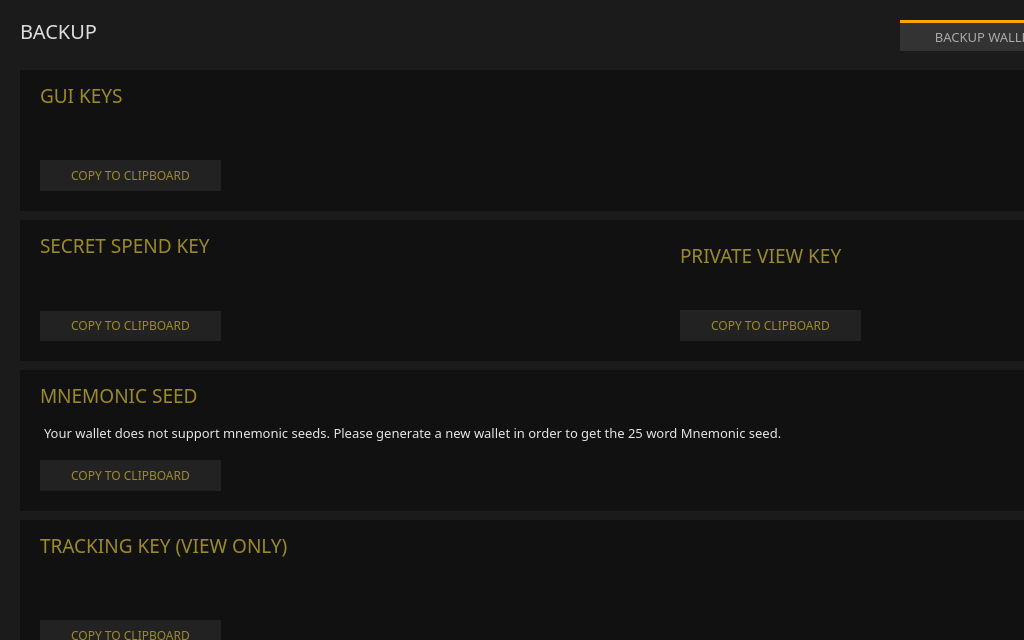
<?xml version="1.0" encoding="UTF-8"?>
<ui version="4.0">
 <class>ReceiveFrame</class>
 <widget class="QFrame" name="ReceiveFrame">
  <property name="geometry">
   <rect>
    <x>0</x>
    <y>0</y>
    <width>1024</width>
    <height>640</height>
   </rect>
  </property>
  <property name="minimumSize">
   <size>
    <width>1024</width>
    <height>640</height>
   </size>
  </property>
  <property name="windowTitle">
   <string>Frame</string>
  </property>
  <property name="styleSheet">
   <string notr="true">border: 0px; background-color: #1b1b1b; color: #9b8b27;</string>
  </property>
  <property name="frameShape">
   <enum>QFrame::StyledPanel</enum>
  </property>
  <property name="frameShadow">
   <enum>QFrame::Raised</enum>
  </property>
  <layout class="QVBoxLayout" name="verticalLayout">
   <property name="leftMargin">
    <number>0</number>
   </property>
   <property name="topMargin">
    <number>0</number>
   </property>
   <property name="rightMargin">
    <number>0</number>
   </property>
   <property name="bottomMargin">
    <number>0</number>
   </property>
   <item>
    <widget class="QGroupBox" name="groupBox">
     <property name="minimumSize">
      <size>
       <width>1024</width>
       <height>640</height>
      </size>
     </property>
     <property name="maximumSize">
      <size>
       <width>16777215</width>
       <height>16777215</height>
      </size>
     </property>
     <property name="title">
      <string/>
     </property>
     <widget class="QLabel" name="label">
      <property name="geometry">
       <rect>
        <x>20</x>
        <y>20</y>
        <width>101</width>
        <height>21</height>
       </rect>
      </property>
      <property name="font">
       <font>
        <family>Poppins</family>
        <pointsize>-1</pointsize>
       </font>
      </property>
      <property name="styleSheet">
       <string notr="true">color: #ddd; 
font-size: 20px;
font-family: Poppins;</string>
      </property>
      <property name="text">
       <string>BACKUP</string>
      </property>
     </widget>
     <widget class="QPushButton" name="m_backButton">
      <property name="geometry">
       <rect>
        <x>1080</x>
        <y>20</y>
        <width>171</width>
        <height>31</height>
       </rect>
      </property>
      <property name="font">
       <font>
        <family>Poppins</family>
        <pointsize>10</pointsize>
       </font>
      </property>
      <property name="styleSheet">
       <string notr="true">color: #aaa; background-color: #333; border-top: 3px solid orange;</string>
      </property>
      <property name="text">
       <string>BACK</string>
      </property>
     </widget>
     <widget class="QGroupBox" name="groupBox_2">
      <property name="geometry">
       <rect>
        <x>20</x>
        <y>520</y>
        <width>1261</width>
        <height>151</height>
       </rect>
      </property>
      <property name="styleSheet">
       <string notr="true">background-color: #111;</string>
      </property>
      <property name="title">
       <string/>
      </property>
      <widget class="QTextBrowser" name="m_trackingKey">
       <property name="geometry">
        <rect>
         <x>20</x>
         <y>40</y>
         <width>1101</width>
         <height>61</height>
        </rect>
       </property>
       <property name="font">
        <font>
         <family>Poppins</family>
         <pointsize>9</pointsize>
        </font>
       </property>
       <property name="styleSheet">
        <string notr="true">color: #e5e5e5;</string>
       </property>
       <property name="html">
        <string>&lt;!DOCTYPE HTML PUBLIC &quot;-//W3C//DTD HTML 4.0//EN&quot; &quot;http://www.w3.org/TR/REC-html40/strict.dtd&quot;&gt;
&lt;html&gt;&lt;head&gt;&lt;meta name=&quot;qrichtext&quot; content=&quot;1&quot; /&gt;&lt;style type=&quot;text/css&quot;&gt;
p, li { white-space: pre-wrap; }
&lt;/style&gt;&lt;/head&gt;&lt;body style=&quot; font-family:'Poppins'; font-size:9pt; font-weight:400; font-style:normal;&quot;&gt;
&lt;p style=&quot;-qt-paragraph-type:empty; margin-top:0px; margin-bottom:0px; margin-left:0px; margin-right:0px; -qt-block-indent:0; text-indent:0px;&quot;&gt;&lt;br /&gt;&lt;/p&gt;&lt;/body&gt;&lt;/html&gt;</string>
       </property>
      </widget>
      <widget class="QLabel" name="label_8">
       <property name="geometry">
        <rect>
         <x>20</x>
         <y>10</y>
         <width>261</width>
         <height>31</height>
        </rect>
       </property>
       <property name="font">
        <font>
         <family>Poppins</family>
         <pointsize>14</pointsize>
        </font>
       </property>
       <property name="styleSheet">
        <string notr="true">color: #ddd; \nfont-size: 16px;\nfont-family: Poppins;</string>
       </property>
       <property name="text">
        <string>TRACKING KEY (VIEW ONLY)</string>
       </property>
      </widget>
      <widget class="QPushButton" name="m_copyTrackingKeyButton">
       <property name="geometry">
        <rect>
         <x>20</x>
         <y>100</y>
         <width>181</width>
         <height>31</height>
        </rect>
       </property>
       <property name="font">
        <font>
         <family>Poppins</family>
         <pointsize>9</pointsize>
        </font>
       </property>
       <property name="styleSheet">
        <string notr="true">background-color: #222; border: none;</string>
       </property>
       <property name="text">
        <string>COPY TO CLIPBOARD</string>
       </property>
      </widget>
     </widget>
     <widget class="QGroupBox" name="groupBox_3">
      <property name="geometry">
       <rect>
        <x>20</x>
        <y>370</y>
        <width>1261</width>
        <height>141</height>
       </rect>
      </property>
      <property name="styleSheet">
       <string notr="true">background-color: #111;</string>
      </property>
      <property name="title">
       <string/>
      </property>
      <widget class="QLabel" name="label_7">
       <property name="geometry">
        <rect>
         <x>20</x>
         <y>10</y>
         <width>171</width>
         <height>31</height>
        </rect>
       </property>
       <property name="font">
        <font>
         <family>Poppins</family>
         <pointsize>14</pointsize>
        </font>
       </property>
       <property name="styleSheet">
        <string notr="true">color: #ddd; \nfont-size: 16px;\nfont-family: Poppins;</string>
       </property>
       <property name="text">
        <string>MNEMONIC SEED</string>
       </property>
      </widget>
      <widget class="QTextBrowser" name="m_seed">
       <property name="geometry">
        <rect>
         <x>20</x>
         <y>50</y>
         <width>1211</width>
         <height>41</height>
        </rect>
       </property>
       <property name="font">
        <font>
         <family>Poppins</family>
         <pointsize>9</pointsize>
        </font>
       </property>
       <property name="styleSheet">
        <string notr="true">color: #e5e5e5;</string>
       </property>
       <property name="html">
        <string>&lt;!DOCTYPE HTML PUBLIC &quot;-//W3C//DTD HTML 4.0//EN&quot; &quot;http://www.w3.org/TR/REC-html40/strict.dtd&quot;&gt;
&lt;html&gt;&lt;head&gt;&lt;meta name=&quot;qrichtext&quot; content=&quot;1&quot; /&gt;&lt;style type=&quot;text/css&quot;&gt;
p, li { white-space: pre-wrap; }
&lt;/style&gt;&lt;/head&gt;&lt;body style=&quot; font-family:'Poppins'; font-size:9pt; font-weight:400; font-style:normal;&quot;&gt;
&lt;p style=&quot; margin-top:0px; margin-bottom:0px; margin-left:0px; margin-right:0px; -qt-block-indent:0; text-indent:0px;&quot;&gt;&lt;span style=&quot; font-size:10pt;&quot;&gt;Your wallet does not support mnemonic seeds. Please generate a new wallet in order to get the 25 word Mnemonic seed.&lt;/span&gt;&lt;/p&gt;&lt;/body&gt;&lt;/html&gt;</string>
       </property>
      </widget>
      <widget class="QPushButton" name="m_copySeedButton">
       <property name="geometry">
        <rect>
         <x>20</x>
         <y>90</y>
         <width>181</width>
         <height>31</height>
        </rect>
       </property>
       <property name="font">
        <font>
         <family>Poppins</family>
         <pointsize>9</pointsize>
        </font>
       </property>
       <property name="styleSheet">
        <string notr="true">background-color: #222; border: none;</string>
       </property>
       <property name="text">
        <string>COPY TO CLIPBOARD</string>
       </property>
      </widget>
     </widget>
     <widget class="QGroupBox" name="groupBox_4">
      <property name="geometry">
       <rect>
        <x>20</x>
        <y>70</y>
        <width>1261</width>
        <height>141</height>
       </rect>
      </property>
      <property name="styleSheet">
       <string notr="true">background-color: #111;</string>
      </property>
      <property name="title">
       <string/>
      </property>
      <widget class="QPushButton" name="m_copyGUIKeyButton">
       <property name="geometry">
        <rect>
         <x>20</x>
         <y>90</y>
         <width>181</width>
         <height>31</height>
        </rect>
       </property>
       <property name="font">
        <font>
         <family>Poppins</family>
         <pointsize>9</pointsize>
        </font>
       </property>
       <property name="styleSheet">
        <string notr="true">background-color: #222; border: none;</string>
       </property>
       <property name="text">
        <string>COPY TO CLIPBOARD</string>
       </property>
      </widget>
      <widget class="QLabel" name="label_2">
       <property name="geometry">
        <rect>
         <x>20</x>
         <y>10</y>
         <width>91</width>
         <height>31</height>
        </rect>
       </property>
       <property name="font">
        <font>
         <family>Poppins</family>
         <pointsize>14</pointsize>
        </font>
       </property>
       <property name="styleSheet">
        <string notr="true">color: #ddd; \nfont-size: 16px;\nfont-family: Poppins;</string>
       </property>
       <property name="text">
        <string>GUI KEYS</string>
       </property>
      </widget>
      <widget class="QTextBrowser" name="m_guiKey">
       <property name="geometry">
        <rect>
         <x>20</x>
         <y>50</y>
         <width>1111</width>
         <height>31</height>
        </rect>
       </property>
       <property name="font">
        <font>
         <family>Poppins</family>
         <pointsize>9</pointsize>
        </font>
       </property>
       <property name="styleSheet">
        <string notr="true">color: #e5e5e5;</string>
       </property>
       <property name="html">
        <string>&lt;!DOCTYPE HTML PUBLIC &quot;-//W3C//DTD HTML 4.0//EN&quot; &quot;http://www.w3.org/TR/REC-html40/strict.dtd&quot;&gt;
&lt;html&gt;&lt;head&gt;&lt;meta name=&quot;qrichtext&quot; content=&quot;1&quot; /&gt;&lt;style type=&quot;text/css&quot;&gt;
p, li { white-space: pre-wrap; }
&lt;/style&gt;&lt;/head&gt;&lt;body style=&quot; font-family:'Poppins'; font-size:9pt; font-weight:400; font-style:normal;&quot;&gt;
&lt;p style=&quot;-qt-paragraph-type:empty; margin-top:0px; margin-bottom:0px; margin-left:0px; margin-right:0px; -qt-block-indent:0; text-indent:0px;&quot;&gt;&lt;br /&gt;&lt;/p&gt;&lt;/body&gt;&lt;/html&gt;</string>
       </property>
      </widget>
     </widget>
     <widget class="QGroupBox" name="groupBox_5">
      <property name="geometry">
       <rect>
        <x>20</x>
        <y>220</y>
        <width>1261</width>
        <height>141</height>
       </rect>
      </property>
      <property name="styleSheet">
       <string notr="true">background-color: #111;</string>
      </property>
      <property name="title">
       <string/>
      </property>
      <widget class="QPushButton" name="m_copySpendKeyButton">
       <property name="geometry">
        <rect>
         <x>20</x>
         <y>90</y>
         <width>181</width>
         <height>31</height>
        </rect>
       </property>
       <property name="font">
        <font>
         <family>Poppins</family>
         <pointsize>9</pointsize>
        </font>
       </property>
       <property name="styleSheet">
        <string notr="true">background-color: #222; border: none;</string>
       </property>
       <property name="text">
        <string>COPY TO CLIPBOARD</string>
       </property>
      </widget>
      <widget class="QLabel" name="label_5">
       <property name="geometry">
        <rect>
         <x>20</x>
         <y>10</y>
         <width>200</width>
         <height>30</height>
        </rect>
       </property>
       <property name="font">
        <font>
         <family>Poppins</family>
         <pointsize>14</pointsize>
        </font>
       </property>
       <property name="styleSheet">
        <string notr="true">color: #ddd; \nfont-size: 16px;\nfont-family: Poppins;</string>
       </property>
       <property name="text">
        <string>SECRET SPEND KEY</string>
       </property>
      </widget>
      <widget class="QLabel" name="label_6">
       <property name="geometry">
        <rect>
         <x>660</x>
         <y>20</y>
         <width>200</width>
         <height>30</height>
        </rect>
       </property>
       <property name="font">
        <font>
         <family>Poppins</family>
         <pointsize>14</pointsize>
        </font>
       </property>
       <property name="styleSheet">
        <string notr="true">color: #ddd; \nfont-size: 16px;\nfont-family: Poppins;</string>
       </property>
       <property name="text">
        <string>PRIVATE VIEW KEY</string>
       </property>
      </widget>
      <widget class="QTextBrowser" name="m_spendKey">
       <property name="geometry">
        <rect>
         <x>20</x>
         <y>50</y>
         <width>501</width>
         <height>41</height>
        </rect>
       </property>
       <property name="font">
        <font>
         <family>Poppins</family>
         <pointsize>9</pointsize>
        </font>
       </property>
       <property name="styleSheet">
        <string notr="true">color: #e5e5e5;</string>
       </property>
       <property name="html">
        <string>&lt;!DOCTYPE HTML PUBLIC &quot;-//W3C//DTD HTML 4.0//EN&quot; &quot;http://www.w3.org/TR/REC-html40/strict.dtd&quot;&gt;
&lt;html&gt;&lt;head&gt;&lt;meta name=&quot;qrichtext&quot; content=&quot;1&quot; /&gt;&lt;style type=&quot;text/css&quot;&gt;
p, li { white-space: pre-wrap; }
&lt;/style&gt;&lt;/head&gt;&lt;body style=&quot; font-family:'Poppins'; font-size:9pt; font-weight:400; font-style:normal;&quot;&gt;
&lt;p style=&quot;-qt-paragraph-type:empty; margin-top:0px; margin-bottom:0px; margin-left:0px; margin-right:0px; -qt-block-indent:0; text-indent:0px; font-family:'Courier'; font-size:10pt;&quot;&gt;&lt;br /&gt;&lt;/p&gt;&lt;/body&gt;&lt;/html&gt;</string>
       </property>
      </widget>
      <widget class="QTextBrowser" name="m_viewKey">
       <property name="geometry">
        <rect>
         <x>660</x>
         <y>50</y>
         <width>471</width>
         <height>41</height>
        </rect>
       </property>
       <property name="font">
        <font>
         <family>Poppins</family>
         <pointsize>9</pointsize>
        </font>
       </property>
       <property name="styleSheet">
        <string notr="true">color: #e5e5e5;</string>
       </property>
       <property name="html">
        <string>&lt;!DOCTYPE HTML PUBLIC &quot;-//W3C//DTD HTML 4.0//EN&quot; &quot;http://www.w3.org/TR/REC-html40/strict.dtd&quot;&gt;
&lt;html&gt;&lt;head&gt;&lt;meta name=&quot;qrichtext&quot; content=&quot;1&quot; /&gt;&lt;style type=&quot;text/css&quot;&gt;
p, li { white-space: pre-wrap; }
&lt;/style&gt;&lt;/head&gt;&lt;body style=&quot; font-family:'Poppins'; font-size:9pt; font-weight:400; font-style:normal;&quot;&gt;
&lt;p style=&quot;-qt-paragraph-type:empty; margin-top:0px; margin-bottom:0px; margin-left:0px; margin-right:0px; -qt-block-indent:0; text-indent:0px; font-family:'Courier'; font-size:10pt;&quot;&gt;&lt;br /&gt;&lt;/p&gt;&lt;/body&gt;&lt;/html&gt;</string>
       </property>
      </widget>
      <widget class="QPushButton" name="m_copyViewKeyButton">
       <property name="geometry">
        <rect>
         <x>660</x>
         <y>90</y>
         <width>181</width>
         <height>31</height>
        </rect>
       </property>
       <property name="font">
        <font>
         <family>Poppins</family>
         <pointsize>9</pointsize>
        </font>
       </property>
       <property name="styleSheet">
        <string notr="true">background-color: #222; border: none;</string>
       </property>
       <property name="text">
        <string>COPY TO CLIPBOARD</string>
       </property>
      </widget>
     </widget>
     <widget class="QPushButton" name="m_backupButton">
      <property name="geometry">
       <rect>
        <x>900</x>
        <y>20</y>
        <width>171</width>
        <height>31</height>
       </rect>
      </property>
      <property name="font">
       <font>
        <family>Poppins</family>
        <pointsize>10</pointsize>
       </font>
      </property>
      <property name="styleSheet">
       <string notr="true">color: #aaa; background-color: #333; border-top: 3px solid orange;</string>
      </property>
      <property name="text">
       <string>BACKUP WALLET</string>
      </property>
     </widget>
    </widget>
   </item>
  </layout>
 </widget>
 <resources/>
 <connections>
  <connection>
   <sender>m_backButton</sender>
   <signal>clicked()</signal>
   <receiver>ReceiveFrame</receiver>
   <slot>backClicked()</slot>
   <hints>
    <hint type="sourcelabel">
     <x>1095</x>
     <y>35</y>
    </hint>
    <hint type="destinationlabel">
     <x>599</x>
     <y>349</y>
    </hint>
   </hints>
  </connection>
  <connection>
   <sender>m_copySeedButton</sender>
   <signal>clicked()</signal>
   <receiver>ReceiveFrame</receiver>
   <slot>copySeedClicked()</slot>
   <hints>
    <hint type="sourcelabel">
     <x>130</x>
     <y>475</y>
    </hint>
    <hint type="destinationlabel">
     <x>649</x>
     <y>349</y>
    </hint>
   </hints>
  </connection>
  <connection>
   <sender>m_copySpendKeyButton</sender>
   <signal>clicked()</signal>
   <receiver>ReceiveFrame</receiver>
   <slot>copySpendKeyClicked()</slot>
   <hints>
    <hint type="sourcelabel">
     <x>130</x>
     <y>325</y>
    </hint>
    <hint type="destinationlabel">
     <x>649</x>
     <y>349</y>
    </hint>
   </hints>
  </connection>
  <connection>
   <sender>m_copyTrackingKeyButton</sender>
   <signal>clicked()</signal>
   <receiver>ReceiveFrame</receiver>
   <slot>copyTrackingKeyClicked()</slot>
   <hints>
    <hint type="sourcelabel">
     <x>130</x>
     <y>635</y>
    </hint>
    <hint type="destinationlabel">
     <x>649</x>
     <y>349</y>
    </hint>
   </hints>
  </connection>
  <connection>
   <sender>m_copyViewKeyButton</sender>
   <signal>clicked()</signal>
   <receiver>ReceiveFrame</receiver>
   <slot>copyViewKeyClicked()</slot>
   <hints>
    <hint type="sourcelabel">
     <x>770</x>
     <y>325</y>
    </hint>
    <hint type="destinationlabel">
     <x>649</x>
     <y>349</y>
    </hint>
   </hints>
  </connection>
  <connection>
   <sender>m_copyGUIKeyButton</sender>
   <signal>clicked()</signal>
   <receiver>ReceiveFrame</receiver>
   <slot>copyGUIClicked()</slot>
   <hints>
    <hint type="sourcelabel">
     <x>130</x>
     <y>175</y>
    </hint>
    <hint type="destinationlabel">
     <x>649</x>
     <y>349</y>
    </hint>
   </hints>
  </connection>
  <connection>
   <sender>m_backupButton</sender>
   <signal>clicked()</signal>
   <receiver>ReceiveFrame</receiver>
   <slot>backupClicked()</slot>
   <hints>
    <hint type="sourcelabel">
     <x>985</x>
     <y>35</y>
    </hint>
    <hint type="destinationlabel">
     <x>634</x>
     <y>349</y>
    </hint>
   </hints>
  </connection>
 </connections>
 <slots>
  <slot>backClicked()</slot>
  <slot>copyGUIClicked()</slot>
  <slot>copySpendKeyClicked()</slot>
  <slot>copyViewKeyClicked()</slot>
  <slot>copyTrackingKeyClicked()</slot>
  <slot>copySeedClicked()</slot>
  <slot>backupClicked()</slot>
 </slots>
</ui>
